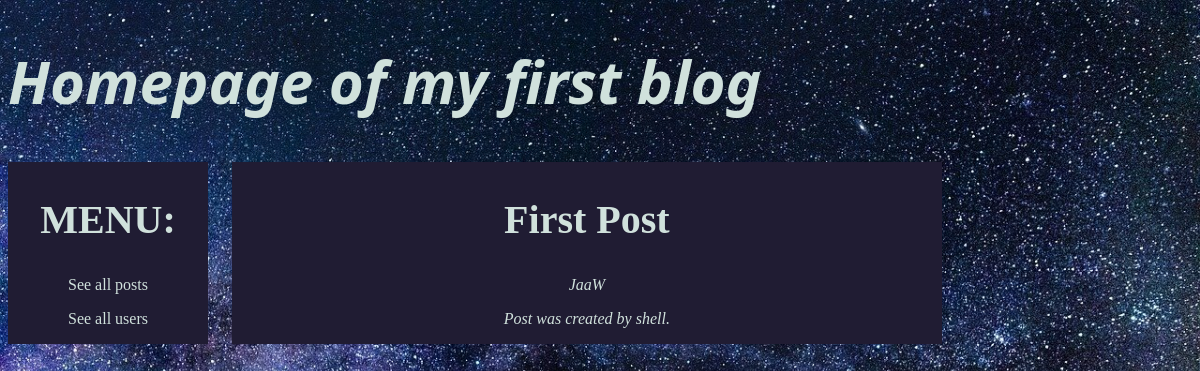
Page /posts/1/ on the earlier database version.
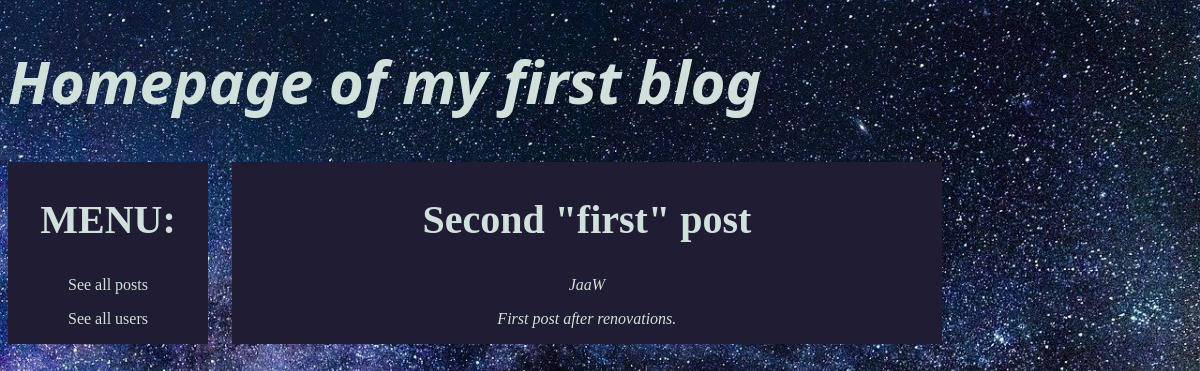
Same page on the later database version.
### posts/models.py (models this page shows)
class Post(models.Model):
    created = models.DateTimeField(auto_now_add=True)       # Automatic saving time of created post
    title = models.CharField(max_length=100, blank=False)
    content = models.TextField()
    author = models.CharField(max_length=100, blank=False)
    owner = models.ForeignKey('auth.user', related_name='posts', on_delete=models.CASCADE)
    class Meta:
        ordering = ['created']                              # Ordering by date of creating posts

### posts/views.py (the view, shortened to what this page needs)
class PostViewSet(viewsets.ModelViewSet):
    queryset = Post.objects.all()
    serializer_class = PostSerializer
    permission_classes = [permissions.IsAuthenticatedOrReadOnly, IsOwnerOrReadOnly]    # un-authetcated only read
    def retrieve(self, request, pk=None):
        post_data =Post.objects.get(id = pk)
        data = {'post': post_data}
        return render(request, 'post_detail.html', data)

### posts/templates/post_detail.html
{% extends 'base.html' %}
{% block contents %}
{%if post%}
    <h2 style="text-align: center">{{post.title}} </h2>
    <p style="font-style: italic;">{{post.author}}</p>
    <p style="font-style: italic;">{{post.content}} </p>
{%else%}
    <p> Post not exist!!!</p>
{%endif%}
{% endblock contents%}

### posts/templates/base.html (shortened to what this page needs)
{% load static from static %}
<!DOCTYPE html>
<html>
    <head>
        <link rel= "stylesheet" href="{% static 'style.css'%}">
    </head>
    <body>
    <div>
        <h1>Homepage of my first blog</h1>
    </div>
    <div style="width:200px; float:left; margin-right:1%" class="field">
        <h2>MENU:</h2>
        <p><a href="/posts/">See all posts</a></p>
        <p><a href="/users/">See all users</a></p>
    </div>
    <div style="width:60%; float:left; margin-left:1%; margin-right:1%" class="field">
        {% block contents %}{% endblock contents%}
    </div>
    </body>
</html>

### assets/style.css (style rules this page uses)
body { background-color: #201c33; background-image: url(images/nigthSkyBackground.jpg); background-repeat: no-repeat; background-size: cover; }
.field { background-color: #201c33; text-align: center; }
h1 { color:#d0e1dc; text-decoration: solid; font-size: 60px; font-style: italic; font-family: 'Segoe UI'; }
h2 { color:#d0e1dc; text-decoration: solid; font-size: 40px; }
a:link, a:visited { color:#d0e1dc; text-decoration: solid; }
p { color:#d0e1dc; text-decoration: solid; }

Differences in the rows shown:
changed Post "JaaW": title "First Post" → "Second \"first\" post"; content "Post was created by shell." → "First post after renovations."
